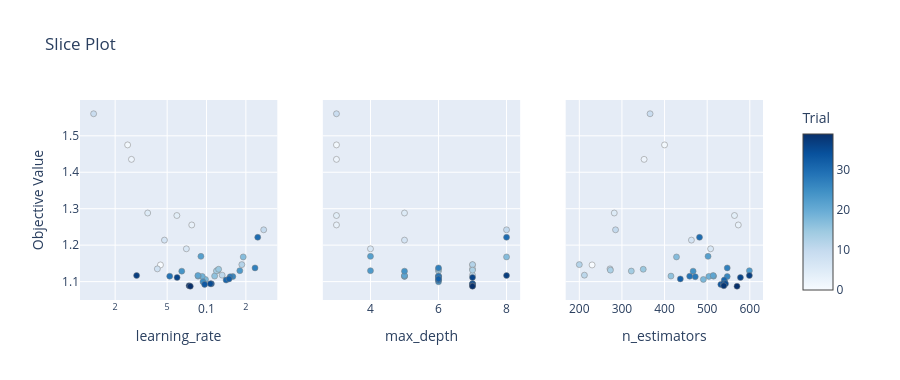

Notebook cell for this chart:
### Code cell
plot_slice(studies["TPE"]["study"], params=["max_depth", "learning_rate", "n_estimators"]).update_layout(
    height=380
).show()

### Figure 1 — Plotly figure (JSON) as saved in the notebook; plotly's stock layout.template omitted (floating-point values rounded to 4 significant figures)
{"data": [{"marker": {"color": [0, 1, 2, 3, 4, 5, 6, 7, 8, 9, 10, 11, 12, 13, 14, 15, 16, 17, 18, 19, 20, 21, 22, 23, 24, 25, 26, 27, 28, 29, 30, 31, 32, 33, 34, 35, 36, 37, 38, 39], "colorbar": {"title": {"text": "Trial"}, "x": 1, "xpad": 40}, "colorscale": [[0, "rgb(247,251,255)"], [0.125, "rgb(222,235,247)"], [0.25, "rgb(198,219,239)"], [0.375, "rgb(158,202,225)"], [0.5, "rgb(107,174,214)"], [0.625, "rgb(66,146,198)"], [0.75, "rgb(33,113,181)"], [0.875, "rgb(8,81,156)"], [1, "rgb(8,48,107)"]], "line": {"color": "Grey", "width": 0.5}, "showscale": true}, "mode": "markers", "name": "Feasible Trial", "showlegend": false, "type": "scatter", "x": [0.04442, 0.02492, 0.02665, 0.07711, 0.05931, 0.03549, 0.07012, 0.04766, 0.04206, 0.01369, 0.2738, 0.1317, 0.1862, 0.1218, 0.119, 0.1238, 0.1154, 0.1909, 0.09823, 0.09273, 0.0862, 0.08598, 0.0906, 0.1797, 0.06464, 0.09397, 0.1589, 0.235, 0.1517, 0.05228, 0.2464, 0.1412, 0.1487, 0.09676, 0.109, 0.1071, 0.05956, 0.02918, 0.07354, 0.07517], "xaxis": "x", "y": [1.146, 1.475, 1.435, 1.255, 1.281, 1.288, 1.19, 1.214, 1.135, 1.56, 1.242, 1.118, 1.147, 1.131, 1.129, 1.134, 1.115, 1.168, 1.106, 1.114, 1.115, 1.117, 1.169, 1.13, 1.129, 1.1, 1.114, 1.138, 1.113, 1.115, 1.222, 1.104, 1.107, 1.092, 1.094, 1.094, 1.111, 1.117, 1.089, 1.087], "yaxis": "y"}, {"marker": {"color": [0, 1, 2, 3, 4, 5, 6, 7, 8, 9, 10, 11, 12, 13, 14, 15, 16, 17, 18, 19, 20, 21, 22, 23, 24, 25, 26, 27, 28, 29, 30, 31, 32, 33, 34, 35, 36, 37, 38, 39], "colorbar": {"title": {"text": "Trial"}, "x": 1, "xpad": 40}, "colorscale": [[0, "rgb(247,251,255)"], [0.125, "rgb(222,235,247)"], [0.25, "rgb(198,219,239)"], [0.375, "rgb(158,202,225)"], [0.5, "rgb(107,174,214)"], [0.625, "rgb(66,146,198)"], [0.75, "rgb(33,113,181)"], [0.875, "rgb(8,81,156)"], [1, "rgb(8,48,107)"]], "line": {"color": "Grey", "width": 0.5}, "showscale": false}, "mode": "markers", "name": "Feasible Trial", "showlegend": false, "type": "scatter", "x": [7, 3, 3, 3, 3, 5, 4, 5, 7, 3, 8, 7, 7, 7, 6, 6, 6, 8, 6, 5, 5, 5, 4, 4, 5, 6, 6, 6, 6, 6, 8, 6, 6, 7, 7, 7, 7, 8, 7, 7], "xaxis": "x2", "y": [1.146, 1.475, 1.435, 1.255, 1.281, 1.288, 1.19, 1.214, 1.135, 1.56, 1.242, 1.118, 1.147, 1.131, 1.129, 1.134, 1.115, 1.168, 1.106, 1.114, 1.115, 1.117, 1.169, 1.13, 1.129, 1.1, 1.114, 1.138, 1.113, 1.115, 1.222, 1.104, 1.107, 1.092, 1.094, 1.094, 1.111, 1.117, 1.089, 1.087], "yaxis": "y2"}, {"marker": {"color": [0, 1, 2, 3, 4, 5, 6, 7, 8, 9, 10, 11, 12, 13, 14, 15, 16, 17, 18, 19, 20, 21, 22, 23, 24, 25, 26, 27, 28, 29, 30, 31, 32, 33, 34, 35, 36, 37, 38, 39], "colorbar": {"title": {"text": "Trial"}, "x": 1, "xpad": 40}, "colorscale": [[0, "rgb(247,251,255)"], [0.125, "rgb(222,235,247)"], [0.25, "rgb(198,219,239)"], [0.375, "rgb(158,202,225)"], [0.5, "rgb(107,174,214)"], [0.625, "rgb(66,146,198)"], [0.75, "rgb(33,113,181)"], [0.875, "rgb(8,81,156)"], [1, "rgb(8,48,107)"]], "line": {"color": "Grey", "width": 0.5}, "showscale": false}, "mode": "markers", "name": "Feasible Trial", "showlegend": false, "type": "scatter", "x": [230, 400, 352, 573, 564, 282, 508, 463, 272, 366, 285, 212, 200, 273, 322, 350, 415, 428, 491, 504, 515, 514, 502, 599, 467, 541, 547, 547, 472, 459, 482, 540, 437, 532, 538, 543, 578, 599, 539, 570], "xaxis": "x3", "y": [1.146, 1.475, 1.435, 1.255, 1.281, 1.288, 1.19, 1.214, 1.135, 1.56, 1.242, 1.118, 1.147, 1.131, 1.129, 1.134, 1.115, 1.168, 1.106, 1.114, 1.115, 1.117, 1.169, 1.13, 1.129, 1.1, 1.114, 1.138, 1.113, 1.115, 1.222, 1.104, 1.107, 1.092, 1.094, 1.094, 1.111, 1.117, 1.089, 1.087], "yaxis": "y3"}], "layout": {"height": 380, "title": {"text": "Slice Plot"}, "xaxis": {"anchor": "y", "domain": [0, 0.2889], "title": {"text": "learning_rate"}, "type": "log"}, "xaxis2": {"anchor": "y2", "domain": [0.3556, 0.6444], "title": {"text": "max_depth"}}, "xaxis3": {"anchor": "y3", "domain": [0.7111, 1], "title": {"text": "n_estimators"}}, "yaxis": {"anchor": "x", "domain": [0, 1], "title": {"text": "Objective Value"}}, "yaxis2": {"anchor": "x2", "domain": [0, 1], "matches": "y", "showticklabels": false}, "yaxis3": {"anchor": "x3", "domain": [0, 1], "matches": "y", "showticklabels": false}}}
